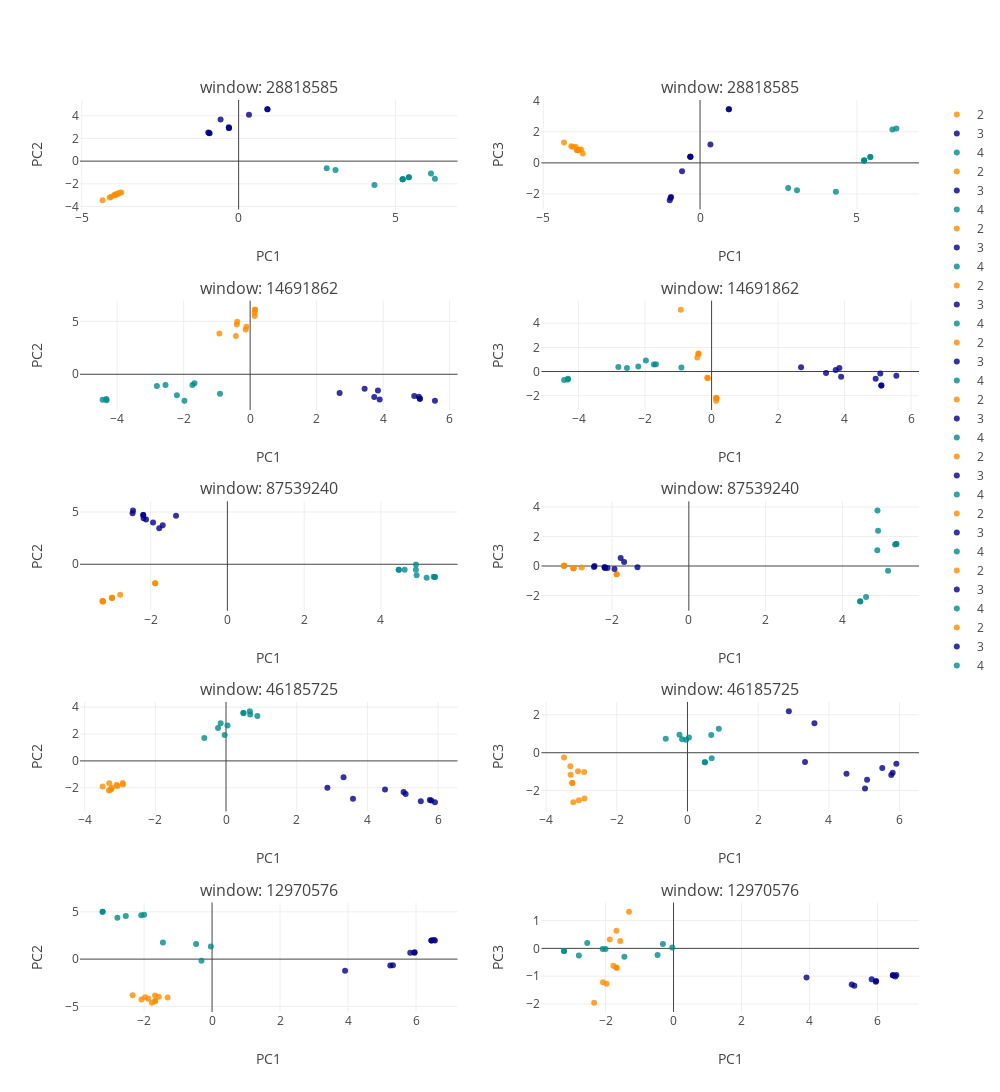

This figure's notebook cell:
### Markdown cell above
### I. Local variation sample

Visualize genetic structure at local windows using PCA. Plot colors will correspond to the Mean shift clustering above. 

Use the list `plot_who` to plot only accessions from specific groups.

Use the list `shade` to lower the opacity of samples from specific groups.

### Code cell
## a look at local windows
from structure_tools.Tutorial_subplots import window_sample_plot

windows_pick= 5
Chr= 1

plot_who= [2,3,4]
shade= [0,1]

window_sample_plot(Windows,
                   label_select,
                   PCA_color_ref,
                   plot_who= plot_who,
                   shade= shade,
                   Chr= 1,
                   windows_pick= windows_pick,
                   height= 1500,width= 1000)

### Figure 1 — Plotly figure (JSON) as saved in the notebook; plotly's stock layout.template omitted (floating-point values rounded to 4 significant figures)
{"data": [{"marker": {"color": "darkorange", "line": {"width": 0}, "opacity": 0.8, "size": 6, "symbol": "circle"}, "mode": "markers", "name": "2", "type": "scatter", "uid": "437debdb-53aa-4145-bdb7-2674678fcddc", "x": [-3.74, -4.058, -4.104, -4.334, -3.961, -3.868, -3.932, -3.794, -3.883, -3.905], "xaxis": "x", "y": [-2.77, -3.147, -3.204, -3.447, -2.987, -2.91, -2.967, -2.778, -2.908, -2.935], "yaxis": "y"}, {"marker": {"color": "darkblue", "line": {"width": 0}, "opacity": 0.8, "size": 6, "symbol": "circle"}, "mode": "markers", "name": "3", "type": "scatter", "uid": "55a271fc-c7f2-4ece-b12e-81e9d5deff54", "x": [0.9182, -0.9662, 0.3307, -0.3117, -0.3074, -0.9243, -0.9387, 0.9182, -0.5744, -0.3074], "xaxis": "x", "y": [4.577, 2.527, 4.079, 2.992, 2.925, 2.461, 2.486, 4.577, 3.662, 2.925], "yaxis": "y"}, {"marker": {"color": "darkcyan", "line": {"width": 0}, "opacity": 0.8, "size": 6, "symbol": "circle"}, "mode": "markers", "name": "4", "type": "scatter", "uid": "39bb680a-2961-47d7-a39c-7c4388233b62", "x": [3.09, 5.428, 5.231, 5.231, 5.428, 5.231, 2.809, 4.33, 6.132, 6.258], "xaxis": "x", "y": [-0.7752, -1.433, -1.599, -1.599, -1.433, -1.599, -0.6292, -2.114, -1.084, -1.556], "yaxis": "y"}, {"marker": {"color": "darkorange", "line": {"width": 0}, "opacity": 0.8, "size": 6, "symbol": "circle"}, "mode": "markers", "name": "2", "type": "scatter", "uid": "353cabac-27be-4d61-aa31-9ca113173a6e", "x": [-3.74, -4.058, -4.104, -4.334, -3.961, -3.868, -3.932, -3.794, -3.883, -3.905], "xaxis": "x2", "y": [0.5991, 1.041, 1.065, 1.312, 1.029, 0.8461, 0.8269, 0.8615, 0.8121, 0.8125], "yaxis": "y2"}, {"marker": {"color": "darkblue", "line": {"width": 0}, "opacity": 0.8, "size": 6, "symbol": "circle"}, "mode": "markers", "name": "3", "type": "scatter", "uid": "1ba95653-606e-4521-aa71-64d999acaba2", "x": [0.9182, -0.9662, 0.3307, -0.3117, -0.3074, -0.9243, -0.9387, 0.9182, -0.5744, -0.3074], "xaxis": "x2", "y": [3.455, -2.404, 1.177, 0.3872, 0.4014, -2.193, -2.238, 3.455, -0.5466, 0.4014], "yaxis": "y2"}, {"marker": {"color": "darkcyan", "line": {"width": 0}, "opacity": 0.8, "size": 6, "symbol": "circle"}, "mode": "markers", "name": "4", "type": "scatter", "uid": "bb859fbc-176f-4165-8e65-b06b3346a794", "x": [3.09, 5.428, 5.231, 5.231, 5.428, 5.231, 2.809, 4.33, 6.132, 6.258], "xaxis": "x2", "y": [-1.762, 0.3815, 0.1501, 0.1501, 0.3815, 0.1501, -1.616, -1.852, 2.153, 2.208], "yaxis": "y2"}, {"marker": {"color": "darkorange", "line": {"width": 0}, "opacity": 0.8, "size": 6, "symbol": "circle"}, "mode": "markers", "name": "2", "type": "scatter", "uid": "4b31aa67-f172-4ef5-8fca-d8f788b3ddf9", "x": [-0.1321, -0.3999, -0.4286, 0.1389, 0.136, -0.9243, 0.1474, -0.3884, -0.1113, 0.1474], "xaxis": "x3", "y": [4.232, 4.702, 3.608, 5.51, 5.814, 3.861, 6.085, 4.973, 4.499, 6.085], "yaxis": "y3"}, {"marker": {"color": "darkblue", "line": {"width": 0}, "opacity": 0.8, "size": 6, "symbol": "circle"}, "mode": "markers", "name": "3", "type": "scatter", "uid": "14b5ff86-5d1b-421b-b36e-c44722293763", "x": [5.559, 3.444, 5.106, 4.936, 5.106, 3.733, 2.691, 5.076, 3.896, 3.845], "xaxis": "x3", "y": [-2.512, -1.38, -2.311, -2.064, -2.311, -2.147, -1.773, -2.119, -2.388, -1.536], "yaxis": "y3"}, {"marker": {"color": "darkcyan", "line": {"width": 0}, "opacity": 0.8, "size": 6, "symbol": "circle"}, "mode": "markers", "name": "4", "type": "scatter", "uid": "01efad82-3a5a-4259-ab3f-1ac735fa35a6", "x": [-1.736, -1.674, -2.804, -4.326, -0.907, -2.203, -1.977, -4.318, -4.437, -2.545], "xaxis": "x3", "y": [-1.009, -0.8537, -1.105, -2.339, -1.841, -1.976, -2.491, -2.457, -2.409, -1.016], "yaxis": "y3"}, {"marker": {"color": "darkorange", "line": {"width": 0}, "opacity": 0.8, "size": 6, "symbol": "circle"}, "mode": "markers", "name": "2", "type": "scatter", "uid": "70504253-782e-4c46-aae4-dea2ce52082a", "x": [-0.1321, -0.3999, -0.4286, 0.1389, 0.136, -0.9243, 0.1474, -0.3884, -0.1113, 0.1474], "xaxis": "x4", "y": [-0.5206, 1.49, 1.165, -2.431, -2.175, 5.112, -2.218, 1.447, -0.5624, -2.218], "yaxis": "y4"}, {"marker": {"color": "darkblue", "line": {"width": 0}, "opacity": 0.8, "size": 6, "symbol": "circle"}, "mode": "markers", "name": "3", "type": "scatter", "uid": "69581010-43a6-4bb4-bb75-3625052797a5", "x": [5.559, 3.444, 5.106, 4.936, 5.106, 3.733, 2.691, 5.076, 3.896, 3.845], "xaxis": "x4", "y": [-0.3596, -0.1227, -1.152, -0.5979, -1.152, 0.122, 0.3468, -0.1683, -0.4345, 0.2966], "yaxis": "y4"}, {"marker": {"color": "darkcyan", "line": {"width": 0}, "opacity": 0.8, "size": 6, "symbol": "circle"}, "mode": "markers", "name": "4", "type": "scatter", "uid": "6aca3e2b-aed4-436c-a477-bae8077b899f", "x": [-1.736, -1.674, -2.804, -4.326, -0.907, -2.203, -1.977, -4.318, -4.437, -2.545], "xaxis": "x4", "y": [0.5795, 0.6014, 0.3803, -0.66, 0.3291, 0.4233, 0.9211, -0.6033, -0.7074, 0.2886], "yaxis": "y4"}, {"marker": {"color": "darkorange", "line": {"width": 0}, "opacity": 0.8, "size": 6, "symbol": "circle"}, "mode": "markers", "name": "2", "type": "scatter", "uid": "2671fe54-1eb2-401b-8325-fa5530ea1ee6", "x": [-3.249, -3.24, -3.008, -1.88, -3.249, -3.001, -3.001, -3.246, -1.88, -2.79], "xaxis": "x5", "y": [-3.522, -3.55, -3.217, -1.825, -3.522, -3.207, -3.207, -3.561, -1.825, -2.921], "yaxis": "y5"}, {"marker": {"color": "darkblue", "line": {"width": 0}, "opacity": 0.8, "size": 6, "symbol": "circle"}, "mode": "markers", "name": "3", "type": "scatter", "uid": "4a269356-862a-4a46-824d-595d9d1f6937", "x": [-2.117, -1.685, -2.47, -1.935, -2.192, -1.338, -2.183, -2.457, -2.192, -1.775], "xaxis": "x5", "y": [4.28, 3.719, 4.875, 3.987, 4.711, 4.642, 4.406, 5.14, 4.711, 3.436], "yaxis": "y5"}, {"marker": {"color": "darkcyan", "line": {"width": 0}, "opacity": 0.8, "size": 6, "symbol": "circle"}, "mode": "markers", "name": "4", "type": "scatter", "uid": "afb47fb0-850b-4f77-b5c6-0409118234a4", "x": [5.371, 5.405, 5.188, 4.46, 4.908, 4.928, 4.465, 4.912, 4.615, 5.405], "xaxis": "x5", "y": [-1.201, -1.212, -1.295, -0.5318, -0.5286, -1.039, -0.5327, -0.01874, -0.5304, -1.212], "yaxis": "y5"}, {"marker": {"color": "darkorange", "line": {"width": 0}, "opacity": 0.8, "size": 6, "symbol": "circle"}, "mode": "markers", "name": "2", "type": "scatter", "uid": "04cca91c-d747-4ba0-9212-202da0edc821", "x": [-3.249, -3.24, -3.008, -1.88, -3.249, -3.001, -3.001, -3.246, -1.88, -2.79], "xaxis": "x6", "y": [0.01263, 0.01628, -0.1596, -0.553, 0.01263, -0.159, -0.159, 0.01569, -0.553, -0.1051], "yaxis": "y6"}, {"marker": {"color": "darkblue", "line": {"width": 0}, "opacity": 0.8, "size": 6, "symbol": "circle"}, "mode": "markers", "name": "3", "type": "scatter", "uid": "6251f2ee-9834-4307-8100-e3fe11856e29", "x": [-2.117, -1.685, -2.47, -1.935, -2.192, -1.338, -2.183, -2.457, -2.192, -1.775], "xaxis": "x6", "y": [-0.1302, 0.2761, -0.06625, -0.1974, -0.07689, -0.08504, -0.1384, -0.003211, -0.07689, 0.5452], "yaxis": "y6"}, {"marker": {"color": "darkcyan", "line": {"width": 0}, "opacity": 0.8, "size": 6, "symbol": "circle"}, "mode": "markers", "name": "4", "type": "scatter", "uid": "fee13c22-20bb-4a69-96e0-144b24a4aa06", "x": [5.371, 5.405, 5.188, 4.46, 4.908, 4.928, 4.465, 4.912, 4.615, 5.405], "xaxis": "x6", "y": [1.461, 1.494, -0.3227, -2.396, 1.063, 2.388, -2.406, 3.764, -2.098, 1.494], "yaxis": "y6"}, {"marker": {"color": "darkorange", "line": {"width": 0}, "opacity": 0.8, "size": 6, "symbol": "circle"}, "mode": "markers", "name": "2", "type": "scatter", "uid": "5c5c9ebc-0285-43c3-a1a5-e2248c5e0e6d", "x": [-3.26, -3.23, -2.915, -3.305, -3.073, -3.313, -3.26, -3.098, -2.923, -3.492], "xaxis": "x7", "y": [-2.12, -1.988, -1.753, -1.658, -1.871, -2.201, -2.12, -1.798, -1.65, -1.907], "yaxis": "y7"}, {"marker": {"color": "darkblue", "line": {"width": 0}, "opacity": 0.8, "size": 6, "symbol": "circle"}, "mode": "markers", "name": "3", "type": "scatter", "uid": "13ea912c-ddb6-468b-9f2e-db4a2d19aa3d", "x": [5.806, 5.767, 4.499, 2.868, 5.024, 5.082, 5.911, 5.512, 3.326, 3.593], "xaxis": "x7", "y": [-2.946, -2.912, -2.125, -1.997, -2.311, -2.464, -3.067, -2.995, -1.208, -2.816], "yaxis": "y7"}, {"marker": {"color": "darkcyan", "line": {"width": 0}, "opacity": 0.8, "size": 6, "symbol": "circle"}, "mode": "markers", "name": "4", "type": "scatter", "uid": "b556e182-4f83-481a-9de4-e9ec6aac89e8", "x": [-0.6141, -0.1518, 0.6845, 0.04199, 0.8872, 0.4926, 0.6733, 0.4926, -0.03914, -0.2268], "xaxis": "x7", "y": [1.708, 2.802, 3.446, 2.63, 3.337, 3.564, 3.7, 3.564, 1.922, 2.452], "yaxis": "y7"}, {"marker": {"color": "darkorange", "line": {"width": 0}, "opacity": 0.8, "size": 6, "symbol": "circle"}, "mode": "markers", "name": "2", "type": "scatter", "uid": "91f39479-fc91-4de4-9f88-cdc013e4d9fa", "x": [-3.26, -3.23, -2.915, -3.305, -3.073, -3.313, -3.26, -3.098, -2.923, -3.492], "xaxis": "x8", "y": [-1.605, -2.609, -2.414, -1.162, -2.512, -0.7106, -1.605, -0.976, -1.016, -0.2553], "yaxis": "y8"}, {"marker": {"color": "darkblue", "line": {"width": 0}, "opacity": 0.8, "size": 6, "symbol": "circle"}, "mode": "markers", "name": "3", "type": "scatter", "uid": "60f3208d-b569-426a-8b10-fe2b76993549", "x": [5.806, 5.767, 4.499, 2.868, 5.024, 5.082, 5.911, 5.512, 3.326, 3.593], "xaxis": "x8", "y": [-1.055, -1.183, -1.114, 2.195, -1.888, -1.431, -0.5798, -0.8035, -0.4939, 1.557], "yaxis": "y8"}, {"marker": {"color": "darkcyan", "line": {"width": 0}, "opacity": 0.8, "size": 6, "symbol": "circle"}, "mode": "markers", "name": "4", "type": "scatter", "uid": "16df4f28-35dd-44e4-9689-2d6a4733163e", "x": [-0.6141, -0.1518, 0.6845, 0.04199, 0.8872, 0.4926, 0.6733, 0.4926, -0.03914, -0.2268], "xaxis": "x8", "y": [0.7415, 0.7123, -0.2968, 0.8023, 1.26, -0.5016, 0.9361, -0.5016, 0.6845, 0.9506], "yaxis": "y8"}, {"marker": {"color": "darkorange", "line": {"width": 0}, "opacity": 0.8, "size": 6, "symbol": "circle"}, "mode": "markers", "name": "2", "type": "scatter", "uid": "69d651f0-13e8-4b15-a456-bcb9e5d20031", "x": [-1.567, -2.076, -1.875, -1.769, -1.308, -2.335, -1.674, -1.968, -1.678, -1.674], "xaxis": "x9", "y": [-3.964, -4.274, -4.177, -4.612, -4.059, -3.813, -4.416, -4.035, -3.847, -4.416], "yaxis": "y9"}, {"marker": {"color": "darkblue", "line": {"width": 0}, "opacity": 0.8, "size": 6, "symbol": "circle"}, "mode": "markers", "name": "3", "type": "scatter", "uid": "2aec7046-e259-4490-a077-9e8a310532bc", "x": [5.959, 5.83, 6.454, 5.951, 6.454, 5.243, 6.524, 5.32, 6.556, 3.913], "xaxis": "x9", "y": [0.7136, 0.6741, 1.966, 0.681, 1.966, -0.6613, 2.007, -0.6587, 1.979, -1.226], "yaxis": "y9"}, {"marker": {"color": "darkcyan", "line": {"width": 0}, "opacity": 0.8, "size": 6, "symbol": "circle"}, "mode": "markers", "name": "4", "type": "scatter", "uid": "96ae5636-dc76-4ae9-a06f-303c1e9d4a4d", "x": [-0.3115, -2.084, -3.22, -1.998, -2.538, -0.03593, -0.4688, -1.446, -3.22, -2.785], "xaxis": "x9", "y": [-0.1597, 4.627, 5.001, 4.691, 4.565, 1.332, 1.604, 1.763, 5.001, 4.379], "yaxis": "y9"}, {"marker": {"color": "darkorange", "line": {"width": 0}, "opacity": 0.8, "size": 6, "symbol": "circle"}, "mode": "markers", "name": "2", "type": "scatter", "uid": "8bf3eba8-afeb-4617-989a-e57dca8815b7", "x": [-1.567, -2.076, -1.875, -1.769, -1.308, -2.335, -1.674, -1.968, -1.678, -1.674], "xaxis": "x10", "y": [0.2617, -1.221, 0.3182, -0.6275, 1.317, -1.956, -0.6951, -1.274, 0.6387, -0.6951], "yaxis": "y10"}, {"marker": {"color": "darkblue", "line": {"width": 0}, "opacity": 0.8, "size": 6, "symbol": "circle"}, "mode": "markers", "name": "3", "type": "scatter", "uid": "5c938ec7-b847-4d7e-8e8c-7de5fa17ce2c", "x": [5.959, 5.83, 6.454, 5.951, 6.454, 5.243, 6.524, 5.32, 6.556, 3.913], "xaxis": "x10", "y": [-1.169, -1.113, -0.9639, -1.199, -0.9639, -1.295, -1.01, -1.348, -0.9583, -1.043], "yaxis": "y10"}, {"marker": {"color": "darkcyan", "line": {"width": 0}, "opacity": 0.8, "size": 6, "symbol": "circle"}, "mode": "markers", "name": "4", "type": "scatter", "uid": "8a9942aa-1103-4e2e-a63e-9d071a19aa2f", "x": [-0.3115, -2.084, -3.22, -1.998, -2.538, -0.03593, -0.4688, -1.446, -3.22, -2.785], "xaxis": "x10", "y": [0.1541, -0.02197, -0.09035, -0.02115, 0.1917, 0.02887, -0.2418, -0.2989, -0.09035, -0.2581], "yaxis": "y10"}], "layout": {"annotations": [{"font": {"size": 16}, "showarrow": false, "text": "window: 28818585", "x": 0.225, "xanchor": "center", "xref": "paper", "y": 1, "yanchor": "bottom", "yref": "paper"}, {"font": {"size": 16}, "showarrow": false, "text": "window: 28818585", "x": 0.775, "xanchor": "center", "xref": "paper", "y": 1, "yanchor": "bottom", "yref": "paper"}, {"font": {"size": 16}, "showarrow": false, "text": "window: 14691862", "x": 0.225, "xanchor": "center", "xref": "paper", "y": 0.78, "yanchor": "bottom", "yref": "paper"}, {"font": {"size": 16}, "showarrow": false, "text": "window: 14691862", "x": 0.775, "xanchor": "center", "xref": "paper", "y": 0.78, "yanchor": "bottom", "yref": "paper"}, {"font": {"size": 16}, "showarrow": false, "text": "window: 87539240", "x": 0.225, "xanchor": "center", "xref": "paper", "y": 0.56, "yanchor": "bottom", "yref": "paper"}, {"font": {"size": 16}, "showarrow": false, "text": "window: 87539240", "x": 0.775, "xanchor": "center", "xref": "paper", "y": 0.56, "yanchor": "bottom", "yref": "paper"}, {"font": {"size": 16}, "showarrow": false, "text": "window: 46185725", "x": 0.225, "xanchor": "center", "xref": "paper", "y": 0.34, "yanchor": "bottom", "yref": "paper"}, {"font": {"size": 16}, "showarrow": false, "text": "window: 46185725", "x": 0.775, "xanchor": "center", "xref": "paper", "y": 0.34, "yanchor": "bottom", "yref": "paper"}, {"font": {"size": 16}, "showarrow": false, "text": "window: 12970576", "x": 0.225, "xanchor": "center", "xref": "paper", "y": 0.12, "yanchor": "bottom", "yref": "paper"}, {"font": {"size": 16}, "showarrow": false, "text": "window: 12970576", "x": 0.775, "xanchor": "center", "xref": "paper", "y": 0.12, "yanchor": "bottom", "yref": "paper"}], "height": 1500, "width": 1000, "xaxis": {"anchor": "y", "domain": [0, 0.45], "title": "PC1"}, "xaxis10": {"anchor": "y10", "domain": [0.55, 1], "title": "PC1"}, "xaxis2": {"anchor": "y2", "domain": [0.55, 1], "title": "PC1"}, "xaxis3": {"anchor": "y3", "domain": [0, 0.45], "title": "PC1"}, "xaxis4": {"anchor": "y4", "domain": [0.55, 1], "title": "PC1"}, "xaxis5": {"anchor": "y5", "domain": [0, 0.45], "title": "PC1"}, "xaxis6": {"anchor": "y6", "domain": [0.55, 1], "title": "PC1"}, "xaxis7": {"anchor": "y7", "domain": [0, 0.45], "title": "PC1"}, "xaxis8": {"anchor": "y8", "domain": [0.55, 1], "title": "PC1"}, "xaxis9": {"anchor": "y9", "domain": [0, 0.45], "title": "PC1"}, "yaxis": {"anchor": "x", "domain": [0.88, 1], "title": "PC2"}, "yaxis10": {"anchor": "x10", "domain": [0, 0.12], "title": "PC3"}, "yaxis2": {"anchor": "x2", "domain": [0.88, 1], "title": "PC3"}, "yaxis3": {"anchor": "x3", "domain": [0.66, 0.78], "title": "PC2"}, "yaxis4": {"anchor": "x4", "domain": [0.66, 0.78], "title": "PC3"}, "yaxis5": {"anchor": "x5", "domain": [0.44, 0.56], "title": "PC2"}, "yaxis6": {"anchor": "x6", "domain": [0.44, 0.56], "title": "PC3"}, "yaxis7": {"anchor": "x7", "domain": [0.22, 0.34], "title": "PC2"}, "yaxis8": {"anchor": "x8", "domain": [0.22, 0.34], "title": "PC3"}, "yaxis9": {"anchor": "x9", "domain": [0, 0.12], "title": "PC2"}}}
